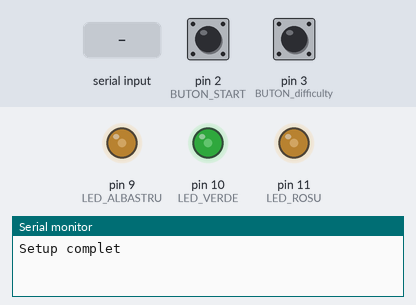
Bench run of a program on a simulated Arduino Uno, built with avr-gcc and run on an emulated ATmega328P. On the bench: output pins drawn as LEDs (lit = HIGH), the last lines printed to the serial monitor. Dashed ring = blinking. The test bench sets the inputs (shaded band); at power-on: pin 2 (BUTON_START) HIGH, pin 3 (BUTON_difficulty) HIGH. Random numbers use the default seed unless the program sets one.

Above: at 1.2 s.
1.3 s: pin 2 (BUTON_START) pulled LOW for 0.15 s
At 2.7 s:
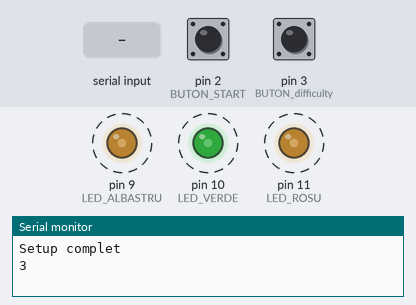
4.4 s: "1\n" received over Serial
At 4.9 s:
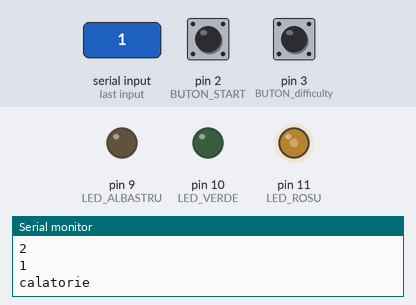
5.9 s: pin 2 (BUTON_START) pulled LOW for 1 s
At 7.2 s:
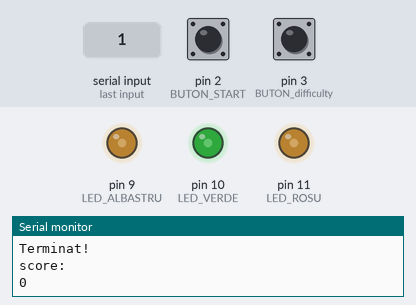
12.5 s: pin 2 (BUTON_START) pulsed LOW 5 times (0.12 s each, 0.3 s apart)
At 18.1 s:
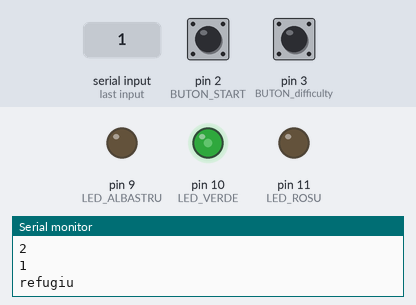
Timing chart, 0 to 48.2 s (numbered marks = the images above; inputs shaded):
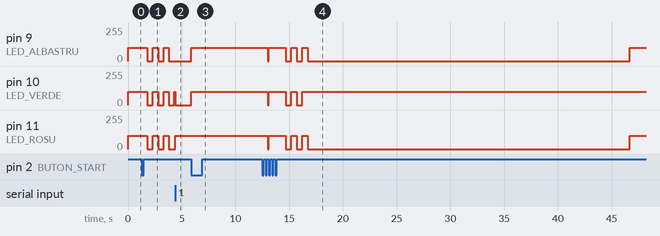

Measured:
- after the input at 1.3 s, pin 9 (LED_ALBASTRU), pin 10 (LED_VERDE), pin 11 (LED_ROSU): alternates 100/255 for 0.50 s and 0/255 for 0.50 s, starting after 0.50 s
- after the input at 4.4 s, pin 10 (LED_VERDE): 100/255 → 0/255 at once; pin 11 (LED_ROSU): 0/255 → 100/255 at once
- after the input at 5.9 s, pin 9 (LED_ALBASTRU), pin 10 (LED_VERDE): 0/255 → 100/255 at once
- after the input at 12.5 s, pin 9 (LED_ALBASTRU), pin 11 (LED_ROSU): 100/255 → 0/255 after 0.50 s, → 100/255 0.10 s later, → 0/255 1.6 s later, → 100/255 0.50 s later, … (8 changes in this stretch); pin 10 (LED_VERDE): goes 0/255 0.10 s, 100/255 1.6 s, 0/255 0.50 s, 100/255 0.50 s, 0/255 0.50 s, then 100/255, starting after 0.50 s

The program:

main.cpp
```cpp
#include <Arduino.h>
#include <string.h>

#define BAUD 28800
#define LED_ROSU 11
#define LED_VERDE 10
#define LED_ALBASTRU 9
#define BUTON_START 2
#define BUTON_difficulty 3
#define BACKSPACE 8

unsigned long TypingTime[3] = {5000, 4000, 3000}, GameTime = 33000, WordSelectionMoment = 0, DebounceTime = 300, StartDelay = 3000, StartError = 50;
char Word[30], TargetWord[30];
char WordList [10][30] = {"fereastra","ecou","intamplare","noapte","aventura","furtuna","calatorie","munte","refugiu","balsam"};
int index = 0, difficulty = 0, LedState = 0, BlinkCount = 0, score = 0;
char DifficultyNames[3][100] = {"\nEasy mode on\n", "\nMedium  mode on\n", "\nHard mode on\n"};
volatile unsigned long DifficultyButtonPressTime = 0, StartButtonPressTime = 0, GameStartMoment = 0, lastBlinkMoment = 0;
bool repaus = true, IsRunning = false;

//Functia seteaza culoarea led-ului RGB
void setRGB(int ValueRed, int ValueGreen, int valAlbastru)
{
  analogWrite(LED_ROSU, ValueRed);
  analogWrite(LED_VERDE, ValueGreen);
  analogWrite(LED_ALBASTRU, valAlbastru);
}

//Functia primeste ca parametru un sir de caractere si verifica daca se potriveste cu Wordul tinta (cel care trebuie scris)
//Functia va returna 1 daca cele 2 cuvinte sunt identice, 0 daca literele corespund, dar sirul de caractere este incomplet,
//si -1 daca literele difera la un anumit punct
int VerifyWord(const char *WordToVerify)
{
  int lenght = strlen(WordToVerify);
  for(int i=0; i<lenght; i++)
  {
    if(WordToVerify[i] != TargetWord[i])
      return -1;
  }
  if(lenght == int(strlen(TargetWord)))
    return 1;
  return 0;
}

//Functia afiseaza scoreul si reseteaza LED-ul RGB
void finish()
{
  Serial.println("\nTerminat!\nscore:");
  Serial.println(score);
  Serial.println("\n");
  setRGB(100, 100, 100);
}

//Functia verifica daca timpul de joc (30 s) a expirat; daca da, atunci se apeleaza functia de finish si se trece in starea de repaus
void VerifyState()
{
  if(IsRunning && millis() - GameStartMoment > GameTime)
  {
    repaus = true;
    IsRunning = false;
    finish();
  }
}

//Functia este apelata in primele 3 secunde de la apasarea butonului de start; se ocupa de numaratoarea inversa pana la starta
//jocului si de clipitul LED-ului in cele 3 secunde
void start()
{
  //Verifica daca a trecut destul timp de la ultima modificare a starii LED-ului pentru a o putea modifica din nou
  if(millis() - lastBlinkMoment > StartDelay/6)
  {
    lastBlinkMoment = millis();
    setRGB(100 * LedState, 100 * LedState, 100 * LedState);
    LedState = (LedState + 1) % 2;

    //Daca LED-ul si-a schimbat starea de un numar par de ori mai mic decat 6 (inclusiv 0), se va afisa un numar, reprezentand
    //numaratoarea inversa pana la starta jocului
    if(!(BlinkCount % 2))
    {
      Serial.println(3 - BlinkCount/2 );
    }

    BlinkCount++;
  }

  //Cand LED-ul si-a schimbat starea de 6 ori (a clipit de 3 ori) se va selecta primul Word de tastat, LED-ul se va face verde,
  //si se reseteaza sirul de caracter "Word" in care se stocheaza ce se tasteaza
  if(BlinkCount == 6)
  {
    index = 0;
    strcpy(Word, "");
    strcpy(TargetWord,WordList[(random(10) + GameStartMoment) % 10]);
    Serial.println(TargetWord);
    WordSelectionMoment = millis();
    setRGB(0, 100, 0);
    BlinkCount++;
  }
}

//Functia initializeaza valori necesare pentru starta si IsRunninga jocului
void StartGame()
{
  GameStartMoment = millis();
  score = 0;

  //Necesara pentru animatia de inceput
  lastBlinkMoment = millis();
  BlinkCount = 0;
}

//Functie pentru intrerupere pe butonul de schimbat difficultya
void VerifyDifficultyButton()
{
  if(repaus)
  {
    if(millis() - DifficultyButtonPressTime > DebounceTime && digitalRead(BUTON_difficulty) == LOW)
    {
      DifficultyButtonPressTime = millis();
      difficulty = (difficulty + 1) % 3;
      Serial.println(DifficultyNames[difficulty]);
    }
  }
}

//Functie pentru intrerupere pe butonul de start
//Daca starea era de repaus, jocul va incepe; daca starea era de IsRunning, jocul se va finaliza
void VerifyStartButton()
{
  if(millis() - StartButtonPressTime > DebounceTime && digitalRead(BUTON_START) == LOW)
  {
    StartButtonPressTime = millis();
    repaus = !repaus;
    IsRunning = !IsRunning;
    if(IsRunning)
    {
      StartGame();
    }else
    {
      finish();
    }
  }
}

//Functie pentru citirea unui caracter de pe interfata seriala
//Caracterul citit va fi salavat in sirul de caractere "Word"
//Daca se apasa "Backspace" se va sterge ultimul caracter din "Word"
void citireLitera()
{
  char litera = Serial.read();
  if(int(litera) == BACKSPACE)
  {
    if(index > 0)
    {
      Word[index - 1] = NULL;
      index--;
    }
  }else
  {
    Word[index] = litera;
    index++;
    Word[index] = NULL;
  }
}

//Functia alege un Word nou ca tinta din WordList si memoreaza momentul cand acesta a fost ales
//Parametrul verdict determina daca Wordul anterior a fost scris corect in limita de timp
//Daca da atunci creste scoreul; altfel trimite un mesaj care anunta ca timpul a expirat
void alegereWordNou(int verdict)
{
  if(verdict)
  {
    score++;
    Serial.println("\n");
  }else
  {
    Serial.println("\nTimp expirat!\n");
  }
  strcpy(Word," ");
  index = 0;
  strcpy(TargetWord,WordList[(random(10) + GameStartMoment) % 10]);
  Serial.println(TargetWord);
  WordSelectionMoment = millis();
}

void setup()
{
    Serial.begin(BAUD);

    pinMode(LED_ROSU, OUTPUT);
    pinMode(LED_VERDE, OUTPUT);
    pinMode(LED_ALBASTRU, OUTPUT);

    setRGB(100, 100, 100);

    pinMode(BUTON_START, INPUT_PULLUP);
    pinMode(BUTON_difficulty, INPUT_PULLUP);

    attachInterrupt(digitalPinToInterrupt(BUTON_START), VerifyStartButton, FALLING);
    attachInterrupt(digitalPinToInterrupt(BUTON_difficulty), VerifyDifficultyButton, FALLING);

    Serial.println("\nSetup complet\n");
}

void loop()
{
  VerifyState();

  if(IsRunning)
  {
    if(millis() - GameStartMoment <= StartDelay + StartError)
    {
      start();
    }else
    {
      if(Serial.available())
      {
          citireLitera();

          if(VerifyWord(Word) == 1)
          {
            alegereWordNou(1);
          }else if(VerifyWord(Word) == -1)
          {
            setRGB(100, 0, 0);
          }else
            setRGB(0, 100, 0);
      }
      if(millis() - WordSelectionMoment > TypingTime[difficulty])
      {
        alegereWordNou(0);
      }
    }
  }
}
```
